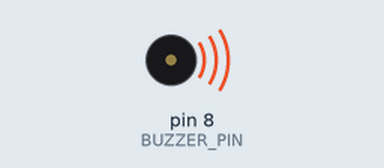
A sketch run on a simulated Arduino Uno, built with avr-gcc and run on an emulated ATmega328P. Parts: buzzer (waves = sounding).

Above: at 2.5 s.
At 27.5 s:
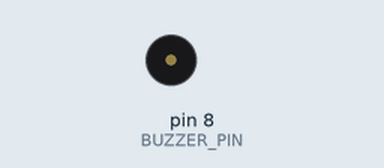
Timing chart, 0 to 39.0 s (numbered marks = the images above):
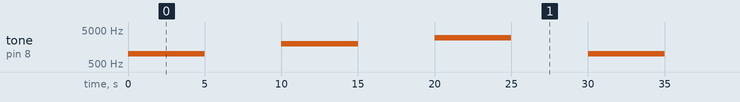

Measured:
- by itself, tone on pin 8 (BUZZER_PIN): repeats every 30.0 s: silent 5.0 s, 2000 Hz 5.0 s, silent 5.0 s, 3000 Hz 5.0 s, silent 5.0 s, 1000 Hz 5.0 s

The sketch:

HUSOOOBOCEK.ino
```cpp
 // HUSO DEV
 // HUSO
 // DEVELOPED BY HUSO

#define BUZZER_PIN 8 // Buzzer'ı bağlayacağınız dijital pin numarası
#define DURUM_SURESI 5000 // Buzzer'ın çalışacağı süre (milisaniye cinsinden)
#define BEKLEME_SURESI 5000 // Bekleme süresi (milisaniye cinsinden)

void setup() {
  pinMode(BUZZER_PIN, OUTPUT);
}

void loop() {
  // 1. frekans için ..DURUM_SURESI.. saniye boyunca ses çal
  buzz(1000); // İstediğiniz 1. frekans değeri burada, Hz cinsinden

  // Bekleme süresi
  delay(BEKLEME_SURESI);

  // 2. frekansa geç
  buzz(2000); // İstediğiniz 2. frekans değeri burada, Hz cinsinden

  // Bekleme süresi
  delay(BEKLEME_SURESI);

  // 3. frekansa geç
  buzz(3000); // İstediğiniz 3. frekans değeri burada, Hz cinsinden

  // Bekleme süresi
  delay(BEKLEME_SURESI);
}

void buzz(int frequency) {
  // Buzzer'ı istenilen frekansta çal
  tone(BUZZER_PIN, frequency);
  delay(DURUM_SURESI); // Belirlenen süre boyunca çalıştır
  noTone(BUZZER_PIN); // Buzzer'ı durdur
}


 // HUSO DEV
 // HUSO
 // DEVELOPED BY HUSO
```
